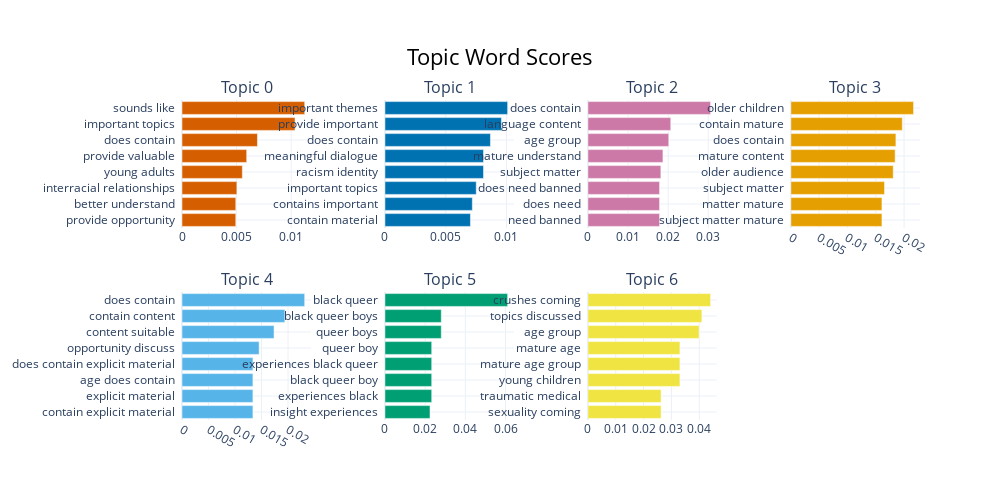

Write notebook code for a chart like this one.
### Code cell
fig = tm_ban_description.visualize_barchart(n_words=8)
fig.write_html("tm_ban_description-gpt.html")
fig

### Figure 1 — Plotly figure (JSON) as saved in the notebook; plotly's stock layout.template omitted (floating-point values rounded to 4 significant figures)
{"data": [{"marker": {"color": "#D55E00"}, "orientation": "h", "type": "bar", "x": [0.004927, 0.004927, 0.005026, 0.005527, 0.005925, 0.006912, 0.01035, 0.01124], "xaxis": "x", "y": ["provide opportunity  ", "better understand  ", "interracial relationships  ", "young adults  ", "provide valuable  ", "does contain  ", "important topics  ", "sounds like  "], "yaxis": "y"}, {"marker": {"color": "#0072B2"}, "orientation": "h", "type": "bar", "x": [0.007033, 0.007189, 0.007511, 0.008109, 0.008109, 0.008679, 0.009586, 0.01009], "xaxis": "x2", "y": ["contain material  ", "contains important  ", "important topics  ", "racism identity  ", "meaningful dialogue  ", "does contain  ", "provide important  ", "important themes  "], "yaxis": "y2"}, {"marker": {"color": "#CC79A7"}, "orientation": "h", "type": "bar", "x": [0.01786, 0.01786, 0.01786, 0.01818, 0.0187, 0.02015, 0.02065, 0.03058], "xaxis": "x3", "y": ["need banned  ", "does need  ", "does need banned  ", "subject matter  ", "mature understand  ", "age group  ", "language content  ", "does contain  "], "yaxis": "y3"}, {"marker": {"color": "#E69F00"}, "orientation": "h", "type": "bar", "x": [0.01609, 0.01609, 0.01655, 0.01809, 0.01842, 0.01856, 0.01969, 0.02167], "xaxis": "x4", "y": ["subject matter mature  ", "matter mature  ", "subject matter  ", "older audience  ", "mature content  ", "does contain  ", "contain mature  ", "older children  "], "yaxis": "y4"}, {"marker": {"color": "#56B4E9"}, "orientation": "h", "type": "bar", "x": [0.01338, 0.01338, 0.01338, 0.01338, 0.01455, 0.01736, 0.01939, 0.02314], "xaxis": "x5", "y": ["contain explicit material  ", "explicit material  ", "age does contain  ", "does contain explicit material  ", "opportunity discuss  ", "content suitable  ", "contain content  ", "does contain  "], "yaxis": "y5"}, {"marker": {"color": "#009E73"}, "orientation": "h", "type": "bar", "x": [0.02242, 0.02327, 0.02327, 0.02327, 0.02327, 0.02802, 0.02802, 0.06105], "xaxis": "x6", "y": ["insight experiences  ", "experiences black  ", "black queer boy  ", "experiences black queer  ", "queer boy  ", "queer boys  ", "black queer boys  ", "black queer  "], "yaxis": "y6"}, {"marker": {"color": "#F0E442"}, "orientation": "h", "type": "bar", "x": [0.02629, 0.02629, 0.03306, 0.03306, 0.03306, 0.03995, 0.04095, 0.04408], "xaxis": "x7", "y": ["sexuality coming  ", "traumatic medical  ", "young children  ", "mature age group  ", "mature age  ", "age group  ", "topics discussed  ", "crushes coming  "], "yaxis": "y7"}], "layout": {"annotations": [{"font": {"size": 16}, "showarrow": false, "text": "Topic 0", "x": 0.0875, "xanchor": "center", "xref": "paper", "y": 1, "yanchor": "bottom", "yref": "paper"}, {"font": {"size": 16}, "showarrow": false, "text": "Topic 1", "x": 0.3625, "xanchor": "center", "xref": "paper", "y": 1, "yanchor": "bottom", "yref": "paper"}, {"font": {"size": 16}, "showarrow": false, "text": "Topic 2", "x": 0.6375, "xanchor": "center", "xref": "paper", "y": 1, "yanchor": "bottom", "yref": "paper"}, {"font": {"size": 16}, "showarrow": false, "text": "Topic 3", "x": 0.9125, "xanchor": "center", "xref": "paper", "y": 1, "yanchor": "bottom", "yref": "paper"}, {"font": {"size": 16}, "showarrow": false, "text": "Topic 4", "x": 0.0875, "xanchor": "center", "xref": "paper", "y": 0.4, "yanchor": "bottom", "yref": "paper"}, {"font": {"size": 16}, "showarrow": false, "text": "Topic 5", "x": 0.3625, "xanchor": "center", "xref": "paper", "y": 0.4, "yanchor": "bottom", "yref": "paper"}, {"font": {"size": 16}, "showarrow": false, "text": "Topic 6", "x": 0.6375, "xanchor": "center", "xref": "paper", "y": 0.4, "yanchor": "bottom", "yref": "paper"}], "height": 500, "hoverlabel": {"bgcolor": "white", "font": {"family": "Rockwell", "size": 16}}, "showlegend": false, "title": {"font": {"color": "Black", "size": 22}, "text": "Topic Word Scores", "x": 0.5, "xanchor": "center", "yanchor": "top"}, "width": 1000, "xaxis": {"anchor": "y", "domain": [0, 0.175], "showgrid": true}, "xaxis2": {"anchor": "y2", "domain": [0.275, 0.45], "showgrid": true}, "xaxis3": {"anchor": "y3", "domain": [0.55, 0.725], "showgrid": true}, "xaxis4": {"anchor": "y4", "domain": [0.825, 1], "showgrid": true}, "xaxis5": {"anchor": "y5", "domain": [0, 0.175], "showgrid": true}, "xaxis6": {"anchor": "y6", "domain": [0.275, 0.45], "showgrid": true}, "xaxis7": {"anchor": "y7", "domain": [0.55, 0.725], "showgrid": true}, "xaxis8": {"anchor": "y8", "domain": [0.825, 1], "showgrid": true}, "yaxis": {"anchor": "x", "domain": [0.6, 1], "showgrid": true}, "yaxis2": {"anchor": "x2", "domain": [0.6, 1], "showgrid": true}, "yaxis3": {"anchor": "x3", "domain": [0.6, 1], "showgrid": true}, "yaxis4": {"anchor": "x4", "domain": [0.6, 1], "showgrid": true}, "yaxis5": {"anchor": "x5", "domain": [0, 0.4], "showgrid": true}, "yaxis6": {"anchor": "x6", "domain": [0, 0.4], "showgrid": true}, "yaxis7": {"anchor": "x7", "domain": [0, 0.4], "showgrid": true}, "yaxis8": {"anchor": "x8", "domain": [0, 0.4], "showgrid": true}}}
